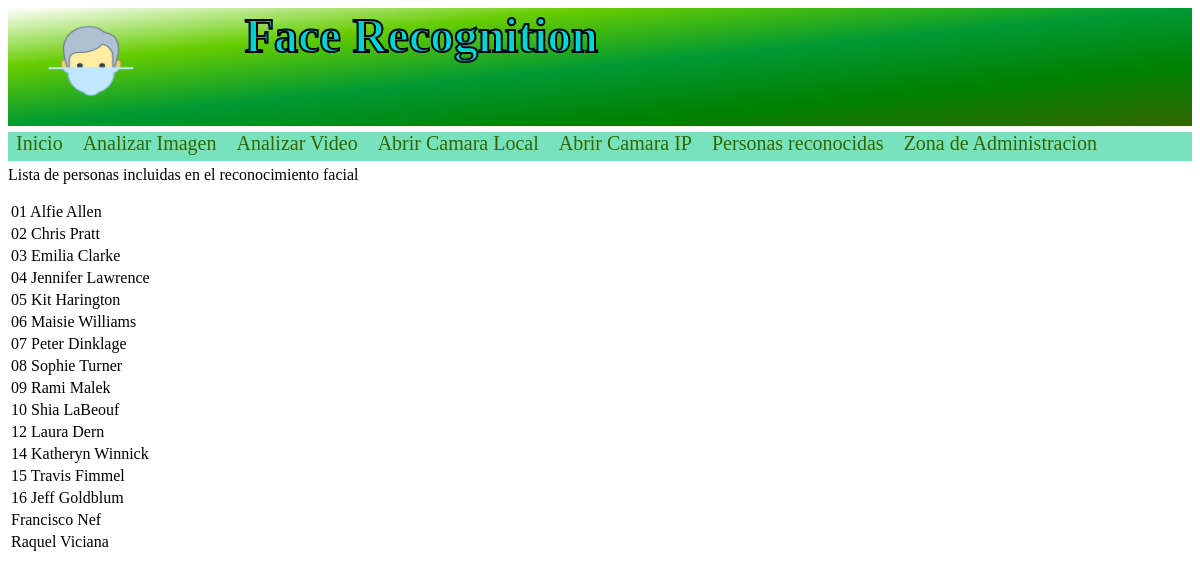
The page /ListaUsuarios on the database as committed earlier.
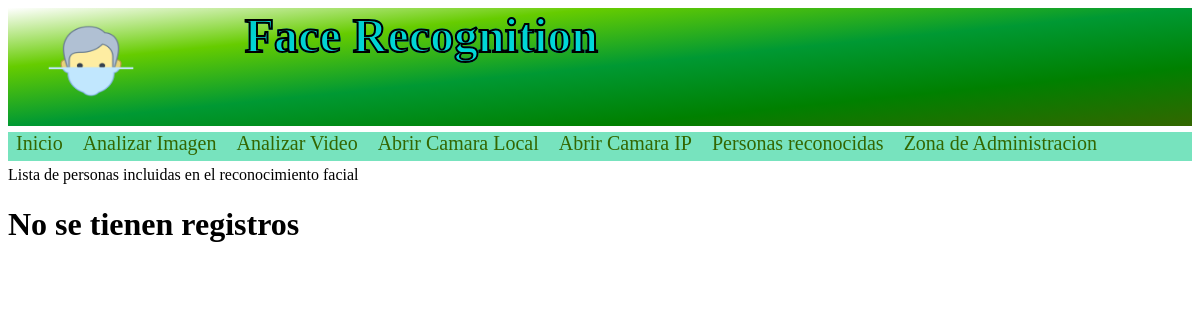
The same page on the database as committed later.
### frweb/models.py (models this page shows)
class Reconocidos(models.Model):
    nombre=models.CharField(max_length=50,primary_key=True)
    fotos=models.CharField(max_length=3)
    class Meta:
        verbose_name='Reconocido'
        verbose_name_plural='Reconocidos'

### frweb/views.py (the view)
# urls.py: path('ListaUsuarios', Lista, name='Usuarios'),
def Lista(request):#verde
    registros=Reconocidos.objects.all()
    context={'registros':registros}
    return render(request,'ListaReconocidos.html',context)

### templates/ListaReconocidos.html (shortened to what this page needs)
{% load static %}
<html lang="es">
<head>
    <link href="{%static 'css/cabecera2.css' %}" rel="stylesheet">
</head>
<body>
    <div class="cabecera">
        <img class="logo" src="{%static 'img/logo.png'%}" alt="logo"/></th>
        <h1 class="cabecera">Face Recognition</h1>
   </div>
<div class="navegador">
    <nav>
        <a href="{% url 'Inicio' %}">Inicio</a>
        <a href="{% url 'AnalizarImagen' %}">Analizar Imagen</a>
        <a href="{% url 'AnalizarVideo' %}">Analizar Video</a>
        <a href="{% url 'WebCam' %}">Abrir Camara Local</a>
        <a href="{% url 'IpCAM' %}">Abrir Camara IP</a>
        <a href="{% url 'Usuarios' %}">Personas reconocidas</a>
        <a href="administracion">Zona de Administracion</a>
    </nav>
</div>
<p>Lista de personas incluidas en el reconocimiento facial</p>
<table>
    <tbody>
    {% if registros %}
    {% for registro in registros %}
    <tr>
        <td>
            {{registro.nombre}}
        </td>
    </tr>
    {% endfor %}
    {% else %}
    <h1>No se tienen registros</h1>
    {% endif %}
    </tbody>
</table>
</body>
</html>

### static/css/cabecera2.css (style rules this page uses)
div.cabecera { background-image: linear-gradient(to bottom right, white,#66CC00, #009933, green ,#336600); width:100%; height:15%; }
img.logo { border-radius:50%; width:8%; height:70%;margin-left: 3%; margin-top:1%;float: left; }
h1.cabecera { float: center; font-family:cursive, Lobster, helvética; margin-left: 20%; font-size:300%; background: linear-gradient(to bottom right,#00cac6,#00e5ec); -webkit-background-clip: text; -webkit-text-fill-color: transparent; -webkit-text-stroke: 2px black; }
nav { background-color: #77e3be;padding-bottom:6px;float: left; width: 100%; margin-top: .5%; margin-bottom: .5%; }
nav a { font-size:125%; text-decoration:none; padding:8px }
a { color:#336600 }

Rows that differ between the two databases and show on the page:
removed Reconocidos: nombre "01 Alfie Allen"
removed Reconocidos: nombre "02 Chris Pratt"
removed Reconocidos: nombre "03 Emilia Clarke"
removed Reconocidos: nombre "04 Jennifer Lawrence"
removed Reconocidos: nombre "05 Kit Harington"
removed Reconocidos: nombre "06 Maisie Williams"
removed Reconocidos: nombre "07 Peter Dinklage"
removed Reconocidos: nombre "08 Sophie Turner"
removed Reconocidos: nombre "09 Rami Malek"
removed Reconocidos: nombre "10 Shia LaBeouf"
removed Reconocidos: nombre "12 Laura Dern"
removed Reconocidos: nombre "14 Katheryn Winnick"
removed Reconocidos: nombre "15 Travis Fimmel"
removed Reconocidos: nombre "16 Jeff Goldblum"
removed Reconocidos: nombre "Francisco Nef"
removed Reconocidos: nombre "Raquel Viciana"
Other text that changed with them:
text now shown: "No se tienen registros"
